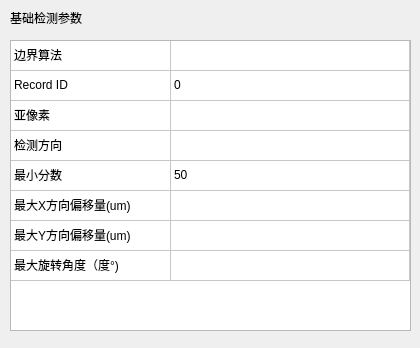
<?xml version="1.0" encoding="UTF-8"?>
<ui version="4.0">
 <class>AlignmentWidget</class>
 <widget class="QWidget" name="AlignmentWidget">
  <property name="geometry">
   <rect>
    <x>0</x>
    <y>0</y>
    <width>420</width>
    <height>348</height>
   </rect>
  </property>
  <property name="windowTitle">
   <string>AlignmentWidget</string>
  </property>
  <widget class="QLabel" name="labelBasicParameter">
   <property name="geometry">
    <rect>
     <x>10</x>
     <y>10</y>
     <width>81</width>
     <height>16</height>
    </rect>
   </property>
   <property name="text">
    <string>基础检测参数</string>
   </property>
  </widget>
  <widget class="QTableWidget" name="tableWidget">
   <property name="geometry">
    <rect>
     <x>10</x>
     <y>40</y>
     <width>401</width>
     <height>291</height>
    </rect>
   </property>
   <property name="autoScroll">
    <bool>false</bool>
   </property>
   <property name="rowCount">
    <number>8</number>
   </property>
   <attribute name="horizontalHeaderVisible">
    <bool>false</bool>
   </attribute>
   <attribute name="horizontalHeaderDefaultSectionSize">
    <number>160</number>
   </attribute>
   <attribute name="horizontalHeaderStretchLastSection">
    <bool>true</bool>
   </attribute>
   <attribute name="verticalHeaderVisible">
    <bool>false</bool>
   </attribute>
   <row>
    <property name="text">
     <string>新建行</string>
    </property>
   </row>
   <row>
    <property name="text">
     <string>新建行</string>
    </property>
   </row>
   <row/>
   <row/>
   <row/>
   <row/>
   <row/>
   <row/>
   <column>
    <property name="text">
     <string>新建列</string>
    </property>
   </column>
   <column>
    <property name="text">
     <string>新建列</string>
    </property>
   </column>
   <item row="0" column="0">
    <property name="text">
     <string>边界算法</string>
    </property>
   </item>
   <item row="1" column="0">
    <property name="text">
     <string>Record ID</string>
    </property>
   </item>
   <item row="1" column="1">
    <property name="text">
     <string>0</string>
    </property>
   </item>
   <item row="2" column="0">
    <property name="text">
     <string>亚像素</string>
    </property>
   </item>
   <item row="3" column="0">
    <property name="text">
     <string>检测方向</string>
    </property>
   </item>
   <item row="4" column="0">
    <property name="text">
     <string>最小分数</string>
    </property>
   </item>
   <item row="4" column="1">
    <property name="text">
     <string>50</string>
    </property>
   </item>
   <item row="5" column="0">
    <property name="text">
     <string>最大X方向偏移量(um)</string>
    </property>
   </item>
   <item row="6" column="0">
    <property name="text">
     <string>最大Y方向偏移量(um)</string>
    </property>
   </item>
   <item row="7" column="0">
    <property name="text">
     <string>最大旋转角度（度°)</string>
    </property>
   </item>
  </widget>
 </widget>
 <layoutdefault spacing="6" margin="11"/>
 <resources/>
 <connections/>
</ui>
